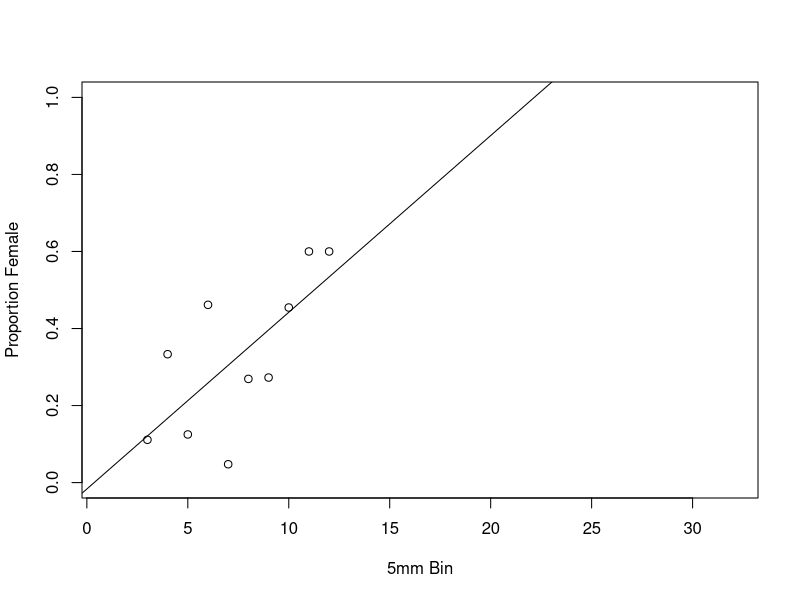
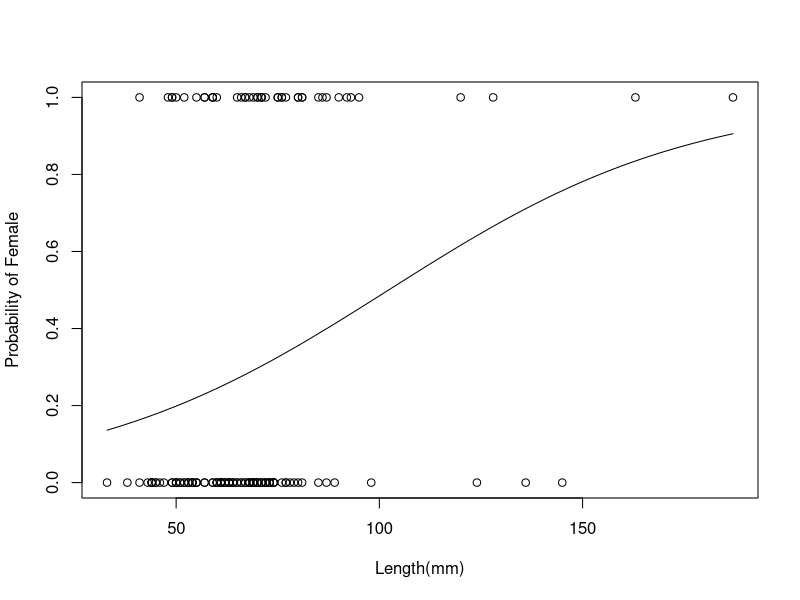

These figures' R source, in order: (Note: this script raises an error after producing the figures.)
## ---- chunk 1
library(plyr)

# Read data into R
oyster_dat <- read.csv("oyster_data.csv")
gender_dat <- subset(oyster_dat, Sex !="")

natural <- subset(gender_dat, Culture == "Natural")
count(natural, vars = c("Site","Sex"))

aggregate(natural$Shell_Length_mm ~ natural$Site, FUN = mean)
## ---- chunk 2
gender_result <- subset(gender_dat, Sex != "N/A")
# min = 33; max = 187
bin_vector <- seq(30, 190, 5)
gender_result$Bin <- .bincode(gender_result$Shell_Length_mm, bin_vector)

bin_rat <- count(gender_result, vars = c("Bin","Sex"))
bin_rat <- reshape(bin_rat, timevar = "Sex", idvar = "Bin", direction = "wide")
colnames(bin_rat) <- c("Bin", "Male","Female")
bin_rat$FM_Ratio <- bin_rat$Female/bin_rat$Male
bin_rat$Prop_Female <- bin_rat$Female/(bin_rat$Female + bin_rat$Male)
plot(bin_rat$Prop_Female ~ bin_rat$Bin,
     ylim = c(0,1), ylab = "Proportion Female", xlab = "5mm Bin")
abline(lm(bin_rat$Prop_Female ~ bin_rat$Bin))
## ---- chunk 3
gender_result$Sex <- factor(gender_result$Sex)
gender_result$Sex_Binom <- ifelse(gender_result$Sex == "M", 0, 1)

g <- glm(Sex_Binom ~ Shell_Length_mm, family = binomial, gender_result)

plot(gender_result$Shell_Length_mm, gender_result$Sex_Binom, 
     xlab = "Length(mm)", ylab = "Probability of Female")
curve(predict(g, data.frame(Shell_Length_mm = x), type="resp"),add=TRUE)
## ---- chunk 4

## ---- chunk 5
length_aggregates_mean <-aggregate(gender_result$Shell_Length_mm ~ gender_result$Site, FUN = mean)
colnames(length_aggregates_mean) <- c("Site","Mean.Length")
length_aggregates_median <- aggregate(gender_result$Shell_Length_mm ~ gender_result$Site, FUN = median)
colnames(length_aggregates_median) <- c("Site","Median.Length")
length_aggregates_se <- aggregate(gender_result$Shell_Length_mm ~ gender_result$Site, FUN = se)
colnames(length_aggregates_se) <- c("Site","SE")


length_aggregates <- merge(length_aggregates_mean, length_aggregates_median, by = "Site")
length_aggregates <- merge(length_aggregates, length_aggregates_se, by = "Site")
length_aggregates

boxplot(gender_result$Shell_Length_mm ~ gender_result$Site)
## ---- chunk 6
ninigret <- subset(gender_result, Site == "Foster Cove" | Site == "Ninigret FHE")

ninigret_ratios <- aggregate(ninigret$Sex_Binom ~ ninigret$Site, FUN = mean)
colnames(ninigret_ratios) <- c("Site","Proportion.Female")

barplot(height = ninigret_ratios$Proportion.Female, names.arg = ninigret_ratios$Site,
        xlab = "Treatment", ylab = "Proportion Female", axes = TRUE,
        ylim = c(0,.5))
## ---- chunk 7
count(ninigret, vars = "Culture")
